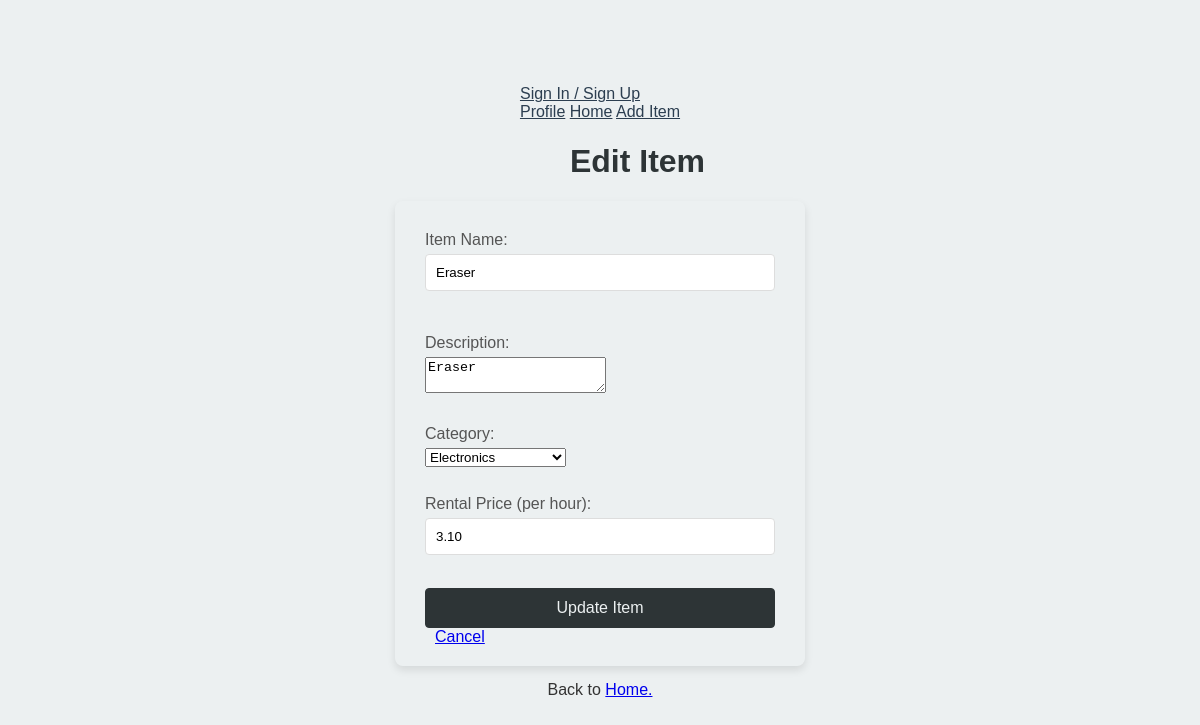
Screenshot of /edit_item.php?item_name=Eraser (signed in) with the database file from the repository.
### tables this page shows
CREATE TABLE `items` (
  `item_id` int(11) NOT NULL,
  `lessor_id` int(11) NOT NULL,
  `renter_id` int(11) DEFAULT NULL,
  `item_name` varchar(50) NOT NULL,
  `description` varchar(255) NOT NULL,
  `category` varchar(50) NOT NULL,
  `rental_price` decimal(10,2) NOT NULL,
  `availability` tinyint(1) NOT NULL
);

### edit_item.php (the view, shortened to what this page needs)
<?php
require_once "db_connection.php";
$item_id = null;
if (isset($_POST['item_id'])) {
    $item_id = $_POST['item_id'];
    $_SESSION['selected_item_id'] = $item_id;
}
else if (isset($_GET['item_name'])) {
    $item_name = $_GET['item_name'];
    $user_id = $_SESSION['user_id'];
    $stmt = $conn->prepare("SELECT item_id FROM items WHERE item_name = ? AND lessor_id = ?");
    $stmt->bind_param("si", $item_name, $user_id);
    $stmt->execute();
    $result = $stmt->get_result();
    if ($result->num_rows > 0) {
        $row = $result->fetch_assoc();
        $item_id = $row['item_id'];
    } else {
        echo "Item not found.";
        exit;
    }
}
$stmt = $conn->prepare("SELECT * FROM items WHERE item_id = ? AND lessor_id = ?");
$stmt->bind_param("ii", $item_id, $_SESSION['user_id']);
$stmt->execute();
$result = $stmt->get_result();
$item = $result->fetch_assoc();
$item_name = $item['item_name'];
$description = $item['description'];
$category = $item['category'];
$rental_price = $item['rental_price'];
?>
<!DOCTYPE html>
<html>
<head>
    <link rel="stylesheet" href="css/styles.css">
</head>
<body>
    <?php include "navbar.php"; ?>
    <h1>Edit Item</h1>
    <form method="post" action="" class="main-form" name="edit_item_form">
        <label for="item_name">Item Name:</label>
        <input type="text" id="item_name" name="item_name" value="<?php echo htmlspecialchars($item_name); ?>"><br><br>
        <label for="description">Description:</label>
        <textarea id="description" name="description"><?php echo htmlspecialchars($description); ?></textarea><br><br>
        <label for="category">Category:</label>
        <select id="category" name="category">
            <option value="Electronics" <?php echo ($category == 'Electronics') ? 'selected' : ''; ?>>Electronics</option>
        </select><br><br>
        <label for="rental_price">Rental Price (per hour):</label>
        <input type="number" id="rental_price" name="rental_price" step="0.01" min="0" value="<?php echo htmlspecialchars($rental_price); ?>"><br><br>
        <button type="submit" name="save_item">Update Item</button>
        <a href="item_page.php" style="margin-left: 10px;">Cancel</a>
    </form>
    <p>Back to <a href="index.php">Home.</a></p>
</body>
</html>

### css/styles.css (style rules this page uses)
body { font-family: Arial, sans-serif; background-color: #ecf0f1; display: flex; flex-direction: column; align-items: center; justify-content: center; height: 100vh; margin: 0; }
form { padding: 20px 30px; border-radius: 8px; align-items: center; justify-content: center; text-align-all: center; box-shadow: 0 4px 8px rgba(0,0,0,0.1); width: 350px; }
label { display: block; margin: 10px 0 5px; color: #555; }
input { width: 100%; padding: 10px; margin-bottom: 15px; border: 1px solid #ddd; border-radius: 4px; box-sizing: border-box; }
h1 { color: #2d3436; align-items: center; justify-content: center; text-align-all: center; padding-left: 75px; }
button { width: 100%; padding: 10px; background-color: #2d3436; color: #ecf0f1; border: 1px solid; border-color: #2d3436; border-radius: 4px; font-size: 16px; cursor: pointer; }
p { margin-top: 15px; color: #333; text-align: center; }

### rows the page displays
items: item_name "Eraser", description "Eraser", category "Electronics", rental_price "3.10"
